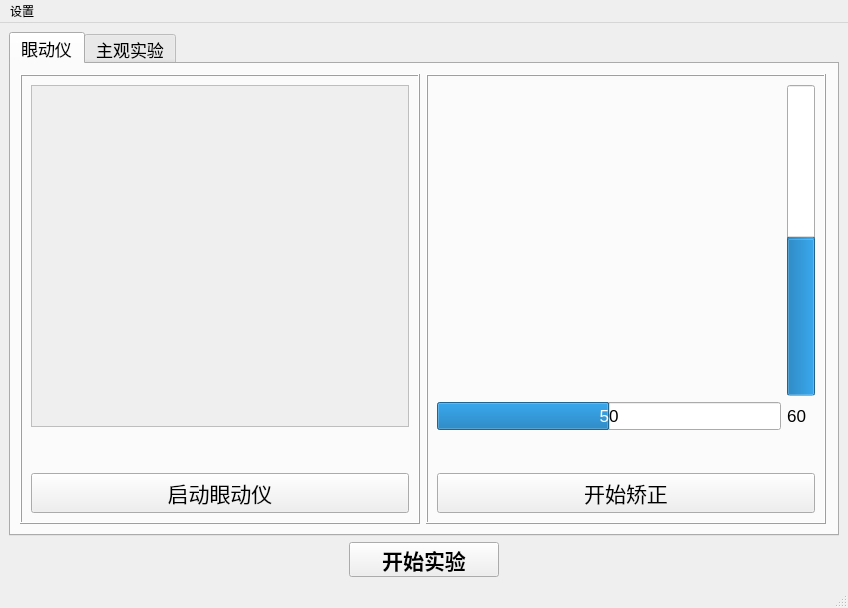
<?xml version="1.0" encoding="UTF-8"?>
<ui version="4.0">
 <class>start_panel</class>
 <widget class="QMainWindow" name="start_panel">
  <property name="geometry">
   <rect>
    <x>0</x>
    <y>0</y>
    <width>848</width>
    <height>606</height>
   </rect>
  </property>
  <property name="minimumSize">
   <size>
    <width>0</width>
    <height>0</height>
   </size>
  </property>
  <property name="maximumSize">
   <size>
    <width>16777215</width>
    <height>16777215</height>
   </size>
  </property>
  <property name="windowTitle">
   <string>MainWindow</string>
  </property>
  <widget class="QWidget" name="centralwidget">
   <property name="font">
    <font/>
   </property>
   <layout class="QVBoxLayout" name="verticalLayout">
    <item>
     <widget class="QTabWidget" name="tabWidget_prepare">
      <property name="font">
       <font>
        <pointsize>13</pointsize>
        <bold>false</bold>
       </font>
      </property>
      <property name="currentIndex">
       <number>0</number>
      </property>
      <widget class="QWidget" name="tab_eyetracker">
       <attribute name="title">
        <string>眼动仪</string>
       </attribute>
       <layout class="QHBoxLayout" name="horizontalLayout_3">
        <item>
         <widget class="QFrame" name="frame_info">
          <property name="minimumSize">
           <size>
            <width>400</width>
            <height>400</height>
           </size>
          </property>
          <property name="maximumSize">
           <size>
            <width>400</width>
            <height>450</height>
           </size>
          </property>
          <property name="frameShape">
           <enum>QFrame::Box</enum>
          </property>
          <property name="frameShadow">
           <enum>QFrame::Raised</enum>
          </property>
          <layout class="QVBoxLayout" name="verticalLayout_3">
           <item>
            <widget class="QPlainTextEdit" name="eyetracker_info">
             <property name="enabled">
              <bool>false</bool>
             </property>
             <property name="font">
              <font>
               <pointsize>11</pointsize>
               <bold>true</bold>
              </font>
             </property>
             <property name="frameShape">
              <enum>QFrame::Panel</enum>
             </property>
             <property name="frameShadow">
              <enum>QFrame::Plain</enum>
             </property>
            </widget>
           </item>
           <item>
            <spacer name="vSpacer">
             <property name="orientation">
              <enum>Qt::Vertical</enum>
             </property>
             <property name="sizeType">
              <enum>QSizePolicy::Preferred</enum>
             </property>
             <property name="sizeHint" stdset="0">
              <size>
               <width>20</width>
               <height>40</height>
              </size>
             </property>
            </spacer>
           </item>
           <item>
            <widget class="QPushButton" name="btn_start_eyetracker">
             <property name="font">
              <font>
               <pointsize>16</pointsize>
               <bold>false</bold>
              </font>
             </property>
             <property name="text">
              <string>启动眼动仪</string>
             </property>
            </widget>
           </item>
          </layout>
         </widget>
        </item>
        <item>
         <widget class="QFrame" name="frame_state">
          <property name="sizePolicy">
           <sizepolicy hsizetype="Expanding" vsizetype="Preferred">
            <horstretch>1</horstretch>
            <verstretch>0</verstretch>
           </sizepolicy>
          </property>
          <property name="minimumSize">
           <size>
            <width>400</width>
            <height>450</height>
           </size>
          </property>
          <property name="maximumSize">
           <size>
            <width>400</width>
            <height>450</height>
           </size>
          </property>
          <property name="frameShape">
           <enum>QFrame::Box</enum>
          </property>
          <property name="frameShadow">
           <enum>QFrame::Raised</enum>
          </property>
          <layout class="QVBoxLayout" name="verticalLayout_4">
           <item>
            <layout class="QGridLayout" name="gLayout_eyepos">
             <item row="1" column="0">
              <widget class="QProgressBar" name="pgb_h">
               <property name="value">
                <number>50</number>
               </property>
               <property name="alignment">
                <set>Qt::AlignCenter</set>
               </property>
               <property name="invertedAppearance">
                <bool>false</bool>
               </property>
               <property name="textDirection">
                <enum>QProgressBar::TopToBottom</enum>
               </property>
               <property name="format">
                <string>%p</string>
               </property>
              </widget>
             </item>
             <item row="0" column="0">
              <widget class="QWidget" name="widget_eyepos" native="true">
               <property name="sizePolicy">
                <sizepolicy hsizetype="Preferred" vsizetype="Preferred">
                 <horstretch>6</horstretch>
                 <verstretch>6</verstretch>
                </sizepolicy>
               </property>
              </widget>
             </item>
             <item row="0" column="1">
              <widget class="QProgressBar" name="pgb_v">
               <property name="sizePolicy">
                <sizepolicy hsizetype="Fixed" vsizetype="Expanding">
                 <horstretch>0</horstretch>
                 <verstretch>0</verstretch>
                </sizepolicy>
               </property>
               <property name="minimum">
                <number>45</number>
               </property>
               <property name="maximum">
                <number>75</number>
               </property>
               <property name="value">
                <number>60</number>
               </property>
               <property name="orientation">
                <enum>Qt::Vertical</enum>
               </property>
              </widget>
             </item>
             <item row="1" column="1">
              <widget class="QLabel" name="distance">
               <property name="sizePolicy">
                <sizepolicy hsizetype="Fixed" vsizetype="Fixed">
                 <horstretch>0</horstretch>
                 <verstretch>0</verstretch>
                </sizepolicy>
               </property>
               <property name="font">
                <font>
                 <pointsize>13</pointsize>
                 <bold>false</bold>
                </font>
               </property>
               <property name="layoutDirection">
                <enum>Qt::LeftToRight</enum>
               </property>
               <property name="text">
                <string>60</string>
               </property>
               <property name="alignment">
                <set>Qt::AlignCenter</set>
               </property>
              </widget>
             </item>
            </layout>
           </item>
           <item>
            <spacer name="verticalSpacer_2">
             <property name="orientation">
              <enum>Qt::Vertical</enum>
             </property>
             <property name="sizeType">
              <enum>QSizePolicy::Preferred</enum>
             </property>
             <property name="sizeHint" stdset="0">
              <size>
               <width>17</width>
               <height>37</height>
              </size>
             </property>
            </spacer>
           </item>
           <item>
            <widget class="QPushButton" name="btn_calibration">
             <property name="font">
              <font>
               <pointsize>16</pointsize>
               <bold>false</bold>
              </font>
             </property>
             <property name="text">
              <string>开始矫正</string>
             </property>
            </widget>
           </item>
          </layout>
         </widget>
        </item>
       </layout>
      </widget>
      <widget class="QWidget" name="tab_db">
       <attribute name="title">
        <string>主观实验</string>
       </attribute>
       <layout class="QVBoxLayout" name="verticalLayout_5">
        <item>
         <widget class="QGroupBox" name="groupBox_imgdb">
          <property name="sizePolicy">
           <sizepolicy hsizetype="Preferred" vsizetype="Minimum">
            <horstretch>1</horstretch>
            <verstretch>1</verstretch>
           </sizepolicy>
          </property>
          <property name="minimumSize">
           <size>
            <width>300</width>
            <height>100</height>
           </size>
          </property>
          <property name="maximumSize">
           <size>
            <width>4000</width>
            <height>150</height>
           </size>
          </property>
          <property name="font">
           <font>
            <pointsize>-1</pointsize>
            <italic>false</italic>
            <bold>false</bold>
           </font>
          </property>
          <property name="toolTipDuration">
           <number>-1</number>
          </property>
          <property name="styleSheet">
           <string notr="true">QGroupBox {
    font: 20px &quot;黑体&quot;;
	background-color: rgb(240, 240, 240);
    border-radius:6px;
    margin-top:12px;
    border-width: 1px;
    border-style: solid;
    border-color: rgb(255, 0, 0);
}
QGroupBox:title {
    color:rgb(28, 120, 167);
    subcontrol-origin: margin;
    left: 10px;
}</string>
          </property>
          <property name="title">
           <string>数据库</string>
          </property>
          <layout class="QVBoxLayout" name="verticalLayout_2">
           <item>
            <layout class="QHBoxLayout" name="hLayout_dir_select" stretch="2,8,1">
             <item>
              <widget class="QLabel" name="label">
               <property name="font">
                <font>
                 <pointsize>14</pointsize>
                </font>
               </property>
               <property name="text">
                <string>数据库地址：</string>
               </property>
              </widget>
             </item>
             <item>
              <widget class="QLineEdit" name="lineEdit">
               <property name="enabled">
                <bool>true</bool>
               </property>
               <property name="sizePolicy">
                <sizepolicy hsizetype="Expanding" vsizetype="Fixed">
                 <horstretch>7</horstretch>
                 <verstretch>1</verstretch>
                </sizepolicy>
               </property>
              </widget>
             </item>
             <item>
              <widget class="QPushButton" name="btnDirget">
               <property name="enabled">
                <bool>true</bool>
               </property>
               <property name="sizePolicy">
                <sizepolicy hsizetype="Preferred" vsizetype="Minimum">
                 <horstretch>0</horstretch>
                 <verstretch>0</verstretch>
                </sizepolicy>
               </property>
               <property name="minimumSize">
                <size>
                 <width>40</width>
                 <height>25</height>
                </size>
               </property>
               <property name="maximumSize">
                <size>
                 <width>1000</width>
                 <height>30</height>
                </size>
               </property>
               <property name="font">
                <font>
                 <pointsize>10</pointsize>
                </font>
               </property>
               <property name="text">
                <string>...</string>
               </property>
              </widget>
             </item>
            </layout>
           </item>
           <item>
            <layout class="QHBoxLayout" name="hLayout_dir_apply" stretch="10,1">
             <item>
              <spacer name="horizontalSpacer_3">
               <property name="orientation">
                <enum>Qt::Horizontal</enum>
               </property>
               <property name="sizeHint" stdset="0">
                <size>
                 <width>40</width>
                 <height>20</height>
                </size>
               </property>
              </spacer>
             </item>
             <item>
              <layout class="QHBoxLayout" name="horizontalLayout_2">
               <item>
                <widget class="QPushButton" name="btnApply">
                 <property name="sizePolicy">
                  <sizepolicy hsizetype="Preferred" vsizetype="Fixed">
                   <horstretch>0</horstretch>
                   <verstretch>0</verstretch>
                  </sizepolicy>
                 </property>
                 <property name="font">
                  <font>
                   <pointsize>12</pointsize>
                  </font>
                 </property>
                 <property name="text">
                  <string>应用</string>
                 </property>
                </widget>
               </item>
              </layout>
             </item>
            </layout>
           </item>
          </layout>
         </widget>
        </item>
        <item>
         <spacer name="verticalSpacer">
          <property name="orientation">
           <enum>Qt::Vertical</enum>
          </property>
          <property name="sizeType">
           <enum>QSizePolicy::Expanding</enum>
          </property>
          <property name="sizeHint" stdset="0">
           <size>
            <width>20</width>
            <height>40</height>
           </size>
          </property>
         </spacer>
        </item>
       </layout>
      </widget>
     </widget>
    </item>
    <item>
     <layout class="QHBoxLayout" name="hLayout_start">
      <item>
       <spacer name="hSpacer_left">
        <property name="orientation">
         <enum>Qt::Horizontal</enum>
        </property>
        <property name="sizeHint" stdset="0">
         <size>
          <width>40</width>
          <height>20</height>
         </size>
        </property>
       </spacer>
      </item>
      <item>
       <widget class="QPushButton" name="btn_start">
        <property name="enabled">
         <bool>true</bool>
        </property>
        <property name="sizePolicy">
         <sizepolicy hsizetype="Preferred" vsizetype="Fixed">
          <horstretch>0</horstretch>
          <verstretch>0</verstretch>
         </sizepolicy>
        </property>
        <property name="minimumSize">
         <size>
          <width>150</width>
          <height>35</height>
         </size>
        </property>
        <property name="maximumSize">
         <size>
          <width>301</width>
          <height>40</height>
         </size>
        </property>
        <property name="font">
         <font>
          <pointsize>16</pointsize>
          <bold>true</bold>
          <underline>false</underline>
          <stylestrategy>PreferAntialias</stylestrategy>
         </font>
        </property>
        <property name="cursor">
         <cursorShape>PointingHandCursor</cursorShape>
        </property>
        <property name="autoFillBackground">
         <bool>false</bool>
        </property>
        <property name="text">
         <string>开始实验</string>
        </property>
       </widget>
      </item>
      <item>
       <spacer name="hSpacer_right">
        <property name="orientation">
         <enum>Qt::Horizontal</enum>
        </property>
        <property name="sizeHint" stdset="0">
         <size>
          <width>40</width>
          <height>20</height>
         </size>
        </property>
       </spacer>
      </item>
     </layout>
    </item>
   </layout>
  </widget>
  <widget class="QMenuBar" name="menubar">
   <property name="geometry">
    <rect>
     <x>0</x>
     <y>0</y>
     <width>848</width>
     <height>22</height>
    </rect>
   </property>
   <widget class="QMenu" name="menu">
    <property name="title">
     <string>设置</string>
    </property>
    <addaction name="action_frequency"/>
   </widget>
   <addaction name="menu"/>
  </widget>
  <widget class="QStatusBar" name="statusbar"/>
  <action name="action_frequency">
   <property name="text">
    <string>设置采样频率</string>
   </property>
  </action>
  <action name="action_filter">
   <property name="text">
    <string>设置滤波器</string>
   </property>
  </action>
 </widget>
 <resources/>
 <connections/>
</ui>
